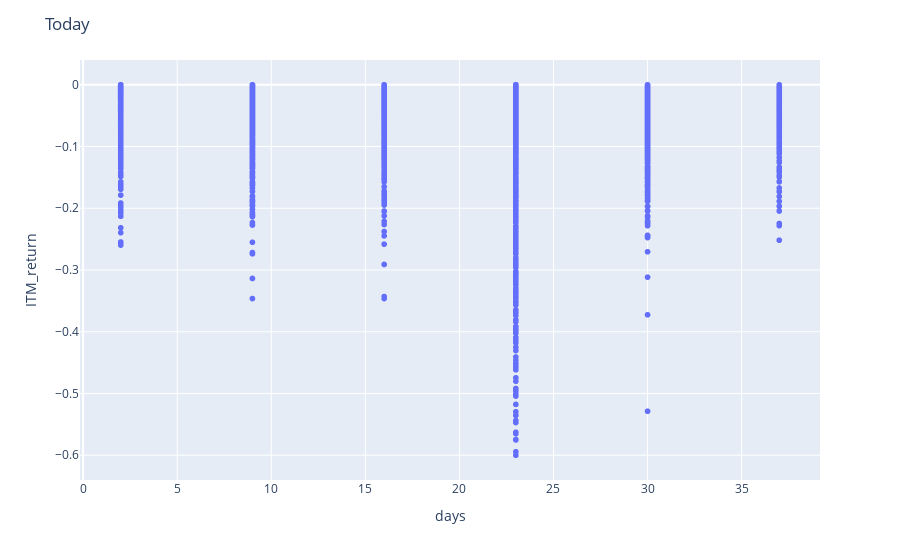

Source (notebook cell):
### Code cell
plot_function(df=all_apreads[all_apreads.short_bid>0], xcol='days', ycol='ITM_return', title="Today")

### Figure 1 — Plotly figure (JSON) as saved in the notebook; plotly's stock layout.template omitted (floating-point values rounded to 4 significant figures; data arrays with more than 128 entries replaced by an {"elided": "..."} marker saying what was removed)
{"data": [{"customdata": {"elided": "4126x8 mixed values"}, "hovertemplate": "days=%{x}<br>ITM_return=%{y}<br>short_put_contract=%{customdata[0]}<br>long_put_contract=%{customdata[1]}<br>c/r=%{customdata[2]}<br>P(success)=%{customdata[3]}<br>expected_annual_market_return=%{customdata[4]}<br>last_price=%{customdata[5]}<br>sma_10=%{customdata[6]}<br>sma_50=%{customdata[7]}<extra></extra>", "legendgroup": "", "marker": {"color": "#636efa", "symbol": "circle"}, "mode": "markers", "name": "", "showlegend": false, "type": "scattergl", "x": {"elided": "4126 int values"}, "xaxis": "x", "y": {"elided": "4126 float values"}, "yaxis": "y"}], "layout": {"legend": {"tracegroupgap": 0}, "margin": {"t": 60}, "title": {"text": "Today"}, "xaxis": {"anchor": "y", "domain": [0, 1], "title": {"text": "days"}}, "yaxis": {"anchor": "x", "domain": [0, 1], "title": {"text": "ITM_return"}}}}
